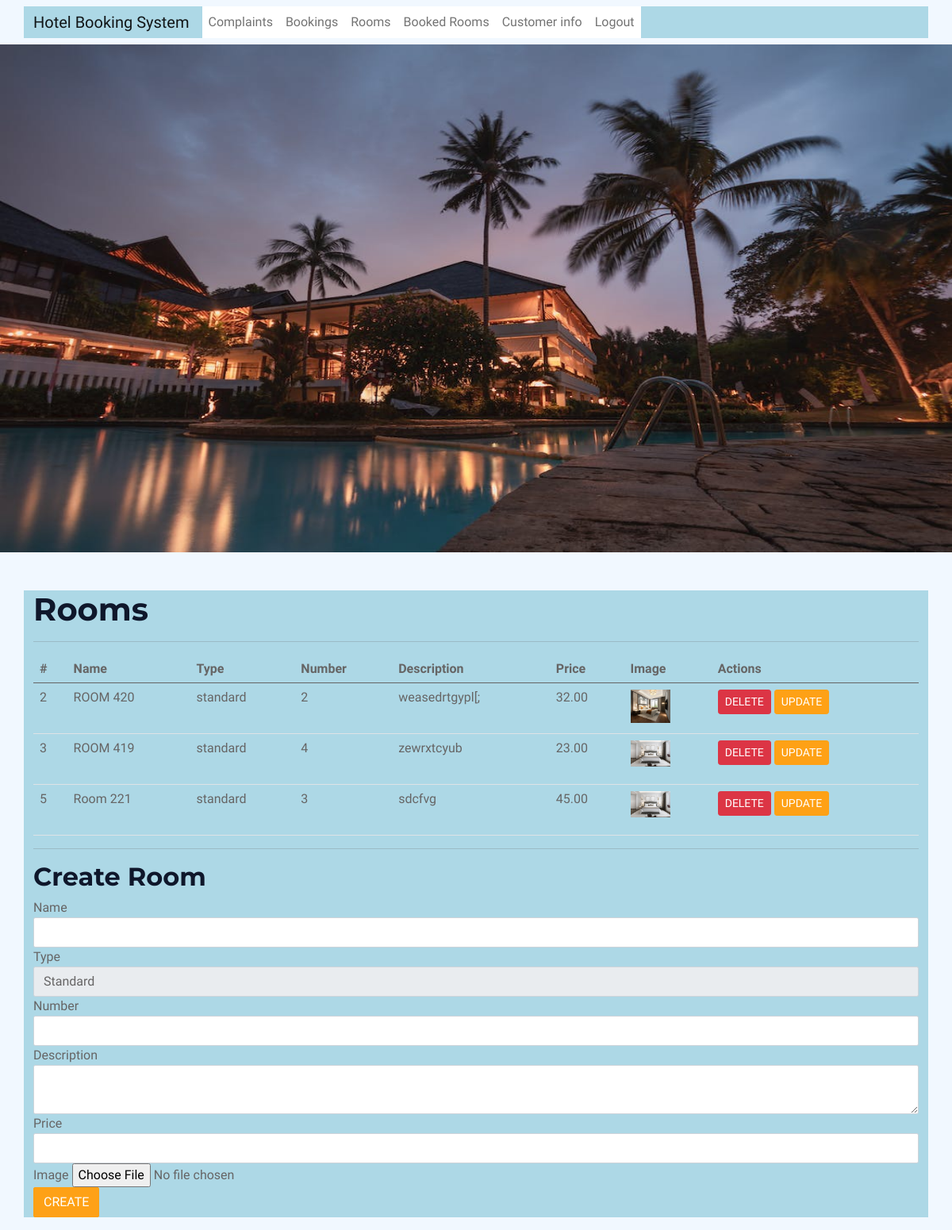
Page /admin_room_list/ (signed in) on the committed database.
### bookings/models.py (models this page shows, shortened)
class Room(models.Model):
    ROOM_TYPE_CHOICES = (
        ('standard', 'Standard'),
        ('deluxe', 'Deluxe'),
        ('suite', 'Suite'),
    )
    user = models.ForeignKey(settings.AUTH_USER_MODEL, on_delete=models.CASCADE)
    admin_user= models.ForeignKey(settings.AUTH_USER_MODEL, on_delete=models.CASCADE, related_name='room_admin', default=1)
    name = models.CharField(max_length=100)
    room_type = models.CharField(max_length=10, choices=ROOM_TYPE_CHOICES, default='standard')
    room_number = models.PositiveIntegerField(unique=True)
    description = models.TextField(blank=True)
    price = models.DecimalField(max_digits=8, decimal_places=2)
    image = models.ImageField(upload_to='rooms', blank=True)
    available = models.BooleanField(default=True)
    created_at = models.DateTimeField(auto_now_add=True)
    updated_at = models.DateTimeField(auto_now=True)

### bookings/views.py (the view)
# urls.py: path('admin_room_list/', views.admin_room_list, name='admin_room_list'),
@login_required
def admin_room_list(request):
    rooms = Room.objects.all()
    if request.method == 'POST':
        if 'create' in request.POST:
            form = RoomForm(request.POST, request.FILES)
            if form.is_valid():
                room = form.save(commit=False)
                room.admin_user = request.user
                room.user_id = request.user.id
                room.save()
                messages.success(request, 'Room created successfully.')
            else:
                messages.error(request, 'Error creating room.')
        elif 'update' in request.POST:
            room_id = request.POST.get('room_id')
            room = Room.objects.get(pk=room_id)
            form = RoomForm(request.POST, request.FILES, instance=room)  # pass the room instance to the form
            if form.is_valid():
                form.save()
                messages.success(request, 'Room updated successfully.')
            else:
                messages.error(request, 'Error updating room.')
        elif 'delete' in request.POST:
            room_id = request.POST.get('room_id')
            room = Room.objects.get(pk=room_id)
            room.delete()
            messages.success(request, 'Room deleted successfully.')
        return redirect('bookings:admin_room_list')
    else:
        form = RoomForm()
    return render(request, 'admin_room_list.html', {'rooms': rooms, 'form': form})

### bookings/forms.py
class RoomForm(forms.ModelForm):
    class Meta:
        model = Room
        fields = ['room_number', 'room_type', 'price']

### bookings/templates/admin_room_list.html (shortened to what this page needs)
{% extends 'base.html' %}
{% block content %}
  <h1>Rooms</h1>
  <hr>
  {% if rooms %}
    <table class="table">
      <thead>
        <tr>
          <th>#</th>
          <th>Name</th>
          <th>Type</th>
          <th>Number</th>
          <th>Description</th>
          <th>Price</th>
          <th>Image</th>
          <th>Actions</th>
        </tr>
      </thead>
      <tbody>
        {% for room in rooms %}
          <tr>
            <td>{{ room.id }}</td>
            <td>{{ room.name }}</td>
            <td>{{ room.room_type }}</td>
            <td>{{ room.room_number }}</td>
            <td>{{ room.description }}</td>
            <td>{{ room.price }}</td>
            <td>
              {% if room.image %}
                <img src="{{ room.image.url }}" alt="{{ room.name }}" width="50">
              {% endif %}
            </td>
            <td>
              <form method="POST" action="{% url 'bookings:admin_room_list' %}">
                <button type="submit" name="delete" class="btn btn-danger btn-sm">Delete</button>
                <button type="submit" name="update" class="btn btn-primary btn-sm">Update</button>
              </form>
            </td>
          </tr>
        {% endfor %}
      </tbody>
    </table>
  {% else %}
    <p>No rooms available.</p>
  {% endif %}
  <hr>
  <h2>Create Room</h2>
  <form method="POST" enctype="multipart/form-data">
    <div class="form-group">
      <label for="name">Name</label>
      <input type="text" name="name" class="form-control" required>
    </div>
    <div class="form-group">
      <label for="room_type">Type</label>
      <select name="room_type" class="form-control" required>
        <option value="standard">Standard</option>
      </select>
    </div>
    <div class="form-group">
      <label for="room_number">Number</label>
      <input type="number" name="room_number" class="form-control" required>
    </div>
    <div class="form-group">
      <label for="description">Description</label>
      <textarea name="description" class="form-control"></textarea>
    </div>
    <div class="form-group">
      <label for="price">Price</label>
      <input type="number" name="price" class="form-control" required>
    </div>
    <div class="form-group">
      <label for="image">Image</label>
      <input type="file" name="image" class="form-control-file">
    </div>
    <button type="submit" name="create" class="btn btn-primary">Create</button>
  </form>
{% endblock %}

### bookings/static/css/style.css (style rules this page uses)
:root { --primary: #FEA116; --light: #F1F8FF; --dark: #0F172B; }
.btn { font-weight: 500; text-transform: uppercase; transition: .5s; }
.btn.btn-primary, .btn.btn-secondary { color: #FFFFFF; }

### rows in the picture
Room: id "2", name "ROOM 420", room_type "standard", room_number "2", description "weasedrtgypl[;", price "32.00", image (picture)
Room: id "3", name "ROOM 419", room_type "standard", room_number "4", description "zewrxtcyub", price "23.00", image (picture)
Room: id "5", name "Room 221", room_type "standard", room_number "3", description "sdcfvg", price "45.00", image (picture)
